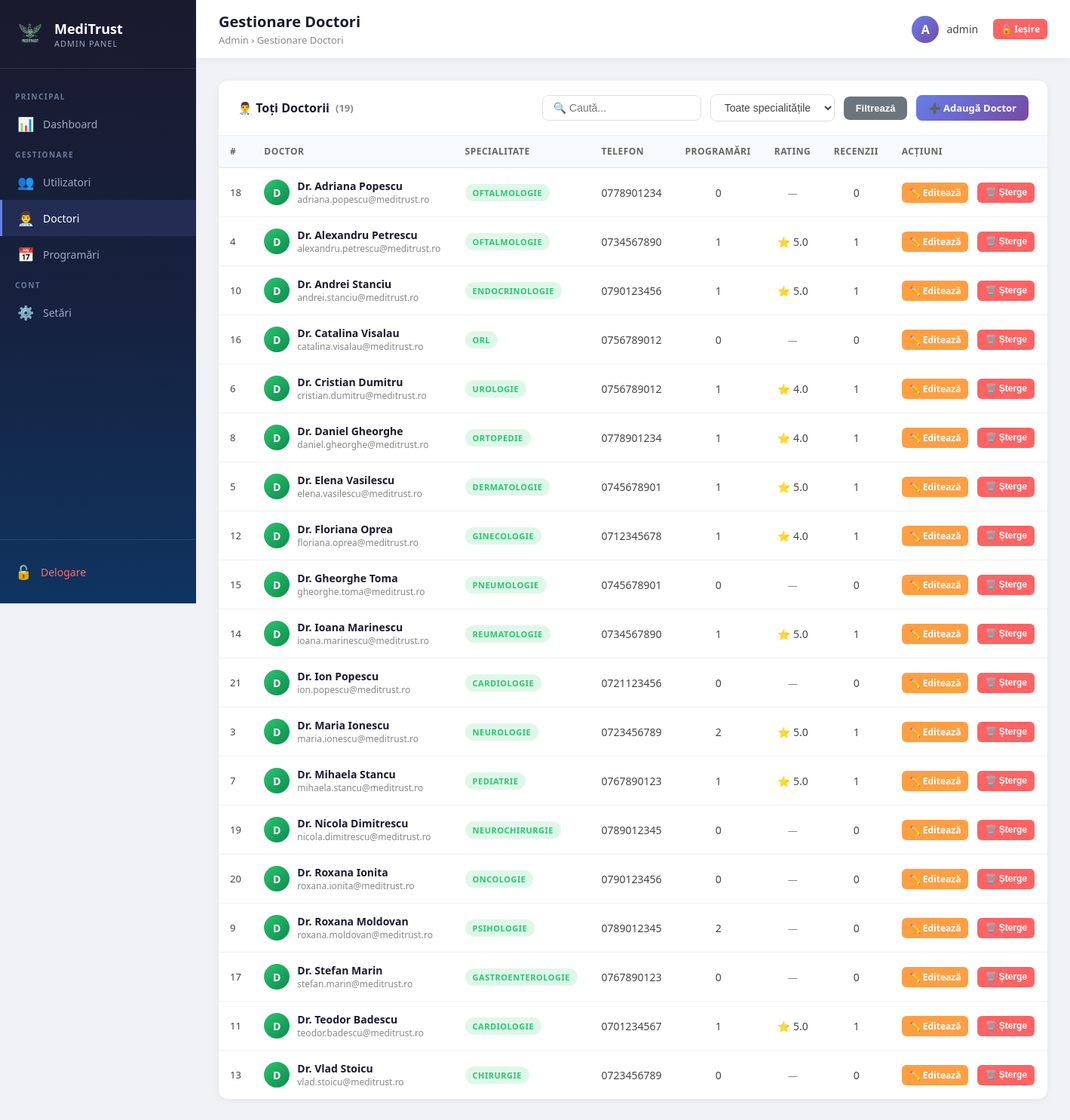
The page /admin/doctors.php (signed in) on the database its author committed.
### tables this page shows
CREATE TABLE `users` (
  `id` int(11) NOT NULL,
  `name` varchar(100) NOT NULL,
  `email` varchar(100) NOT NULL,
  `password` varchar(255) NOT NULL,
  `phone` varchar(20) DEFAULT NULL,
  `user_type` enum('patient','doctor','admin') DEFAULT 'patient',
  `address` varchar(255) DEFAULT NULL,
  `dob` date DEFAULT NULL,
  `created_at` timestamp NOT NULL DEFAULT current_timestamp()
);

CREATE TABLE `specialties` (
  `id` int(11) NOT NULL,
  `name` varchar(100) NOT NULL,
  `description` text DEFAULT NULL
);

### admin/doctors.php (the view, shortened to what this page needs)
<?php
require_once '../bootstrap.php';
$filterSearch    = trim($_GET['search']    ?? '');
$query  = "
    SELECT
        u.id,
        u.name,
        u.email,
        u.phone,
        u.user_type,
        s.id as specialty_id,
        s.name as specialty,
        id.bio,
        id.avatar,
        COUNT(DISTINCT a.id) AS total_appointments,
        ROUND(AVG(r.rating), 1) AS avg_rating,
        COUNT(DISTINCT r.id) AS total_reviews
    FROM users u
    LEFT JOIN info_doctori id ON u.id = id.user_id
    LEFT JOIN specialties s ON id.specialty_id = s.id
    LEFT JOIN appointments a ON a.doctor_id = u.id
    LEFT JOIN reviews r ON r.doctor_id = u.id
    WHERE u.user_type = 'doctor'
";
$query .= " GROUP BY u.id ORDER BY u.name ASC";
$stmt = $conn->prepare($query);
$stmt->execute();
$doctors = $stmt->get_result()->fetch_all(MYSQLI_ASSOC);
?>
<!DOCTYPE html>
<html lang="ro">
<head>
    <link rel="stylesheet" href="../css/admin-style.css">
</head>
<body class="admin-body">
<?php require_once '../includes/admin-sidebar.php'; ?>
<div class="admin-main">
    <?php require_once '../includes/admin-header.php'; ?>
    <div class="admin-content">
        <div class="admin-card">
            <div class="admin-card-header">
                <h3>👨‍⚕️ Toți Doctorii <span class="text-muted">(<?php echo count($doctors); ?>)</span></h3>
                <div class="section-toolbar">
                    <form method="GET" action="doctors.php" class="filter-bar">
                        <input type="text" name="search" placeholder="🔍 Caută..."
                               value="<?php echo htmlspecialchars($filterSearch); ?>"
                               style="min-width:180px;">
                        <select name="specialty">
                            <option value="">Toate specialitățile</option>
                        </select>
                        <button type="submit" class="btn btn-secondary">Filtrează</button>
                    </form>
                    <a href="add-user.php" class="btn btn-primary">➕ Adaugă Doctor</a>
                </div>
            </div>
            <div class="admin-table-wrapper">
                <table class="admin-table">
                    <thead>
                        <tr>
                            <th>#</th>
                            <th>Doctor</th>
                            <th>Specialitate</th>
                            <th>Telefon</th>
                            <th>Programări</th>
                            <th>Rating</th>
                            <th>Recenzii</th>
                            <th>Acțiuni</th>
                        </tr>
                    </thead>
                    <tbody>
                        <?php if (empty($doctors)): ?>
                            <tr>
                                <td colspan="8">
                                    <div class="empty-state">
                                        <div class="empty-icon">👨‍⚕️</div>
                                        <p>Niciun doctor găsit.</p>
                                        <a href="add-user.php" class="btn btn-primary">Adaugă primul doctor</a>
                                    </div>
                                </td>
                            </tr>
                        <?php else: foreach ($doctors as $doc): ?>
                            <tr>
                                <td class="text-muted"><?php echo (int)$doc['id']; ?></td>
                                <td>
                                    <div class="user-cell">
                                        <div class="user-thumb" style="background:linear-gradient(135deg,#28c76f,#0f8a4c);">
                                            <?php echo htmlspecialchars(strtoupper(mb_substr($doc['name'], 0, 1))); ?>
                                        </div>
                                        <div>
                                            <div class="user-cell-name"><?php echo htmlspecialchars($doc['name']); ?></div>
                                            <div class="user-cell-email"><?php echo htmlspecialchars($doc['email']); ?></div>
                                        </div>
                                    </div>
                                </td>
                                <td>
                                    <?php if (!empty($doc['specialty'])): ?>
                                        <span class="badge badge-doctor"><?php echo htmlspecialchars($doc['specialty']); ?></span>
                                    <?php else: ?>
                                        <span class="text-muted">—</span>
                                    <?php endif; ?>
                                </td>
                                <td><?php echo htmlspecialchars($doc['phone'] ?? '—'); ?></td>
                                <td class="text-center"><?php echo (int)$doc['total_appointments']; ?></td>
                                <td class="text-center">
                                    <?php if ($doc['avg_rating'] > 0): ?>
                                        ⭐ <?php echo number_format((float)$doc['avg_rating'], 1); ?>
                                    <?php else: ?>
                                        <span class="text-muted">—</span>
                                    <?php endif; ?>
                                </td>
                                <td class="text-center"><?php echo (int)$doc['total_reviews']; ?></td>
                                <td>
                                    <div class="action-buttons">
                                        <a href="edit-user.php?id=<?php echo (int)$doc['id']; ?>" class="btn btn-sm btn-warning">✏️ Editează</a>
                                        <button type="button" class="btn btn-sm btn-danger"
                                                onclick="confirmDelete('deldoc-<?php echo (int)$doc['id']; ?>', 'Dr. <?php echo htmlspecialchars($doc['name'], ENT_QUOTES); ?>')">
                                            🗑️ Șterge
                                        </button>
                                    </div>
                                </td>
                            </tr>
                        <?php endforeach; endif; ?>
                    </tbody>
                </table>
            </div>
        </div>
    </div>
</div>
</body>
</html>

### css/admin-style.css (style rules this page uses)
* { margin: 0; padding: 0; box-sizing: border-box; }
body.admin-body { font-family: 'Segoe UI', Tahoma, Geneva, Verdana, sans-serif; background: #f0f2f5; min-height: 100vh; color: #333; display: flex; }
.admin-main { margin-left: 260px; flex: 1; display: flex; flex-direction: column; min-height: 100vh; }
.admin-content { padding: 30px; flex: 1; }
.admin-card { background: #fff; border-radius: 12px; box-shadow: 0 2px 10px rgba(0,0,0,0.06); margin-bottom: 25px; overflow: hidden; }
.admin-card-header { padding: 18px 25px; border-bottom: 1px solid #f0f0f0; display: flex; align-items: center; justify-content: space-between; flex-wrap: wrap; gap: 10px; }
.admin-card-header h3 { font-size: 16px; font-weight: 600; color: #1a1a2e; display: flex; align-items: center; gap: 8px; }
.admin-table-wrapper { overflow-x: auto; }
.admin-table { width: 100%; border-collapse: collapse; font-size: 14px; }
.admin-table th { background: #f8f9fd; padding: 12px 15px; text-align: left; font-size: 12px; font-weight: 600; text-transform: uppercase; letter-spacing: 0.5px; color: #666; border-bottom: 2px solid #eee; white-space: nowrap; }
.admin-table td { padding: 14px 15px; border-bottom: 1px solid #f0f0f0; vertical-align: middle; color: #444; }
.admin-table tbody tr:last-child td { border-bottom: none; }
.badge { display: inline-block; padding: 4px 10px; border-radius: 20px; font-size: 11px; font-weight: 600; text-transform: uppercase; letter-spacing: 0.5px; }
.badge-doctor { background: rgba(40, 199, 111, 0.15); color: #28c76f; }
.btn { display: inline-flex; align-items: center; gap: 6px; padding: 8px 16px; border: none; border-radius: 8px; font-size: 13px; font-weight: 600; cursor: pointer; text-decoration: none; transition: all 0.2s ease; white-space: nowrap; }
.btn-sm { padding: 5px 10px; font-size: 12px; border-radius: 6px; }
.btn-primary { background: linear-gradient(135deg, #667eea, #764ba2); color: #fff; }
.btn-warning { background: #ff9f43; color: #fff; }
.btn-danger { background: #ff6363; color: #fff; }
.btn-secondary { background: #6c757d; color: #fff; }
.action-buttons { display: flex; gap: 6px; flex-wrap: nowrap; }
.filter-bar { display: flex; gap: 12px; align-items: center; flex-wrap: wrap; }
.filter-bar input, .filter-bar select { padding: 8px 14px; border: 1.5px solid #e0e0e0; border-radius: 8px; font-size: 14px; color: #444; background: #fff; transition: border-color 0.2s ease; outline: none; }
.section-toolbar { display: flex; align-items: center; justify-content: space-between; flex-wrap: wrap; gap: 12px; }
.user-cell { display: flex; align-items: center; gap: 10px; }
.user-thumb { width: 34px; height: 34px; background: linear-gradient(135deg, #667eea, #764ba2); border-radius: 50%; display: flex; align-items: center; justify-content: center; color: #fff; font-size: 14px; font-weight: 700; flex-shrink: 0; }
.user-cell-name { font-weight: 600; color: #1a1a2e; font-size: 14px; }
.user-cell-email { font-size: 12px; color: #888; }
.text-muted { color: #888; font-size: 13px; }
.text-center { text-align: center; }

### rows shown on the page
users: id "18", name "D", name "Dr. Adriana Popescu", email "adriana.popescu@meditrust.ro", specialties.name "OFTALMOLOGIE", phone "0778901234", total_appointments "0", total_reviews "0"
users: id "4", name "D", name "Dr. Alexandru Petrescu", email "alexandru.petrescu@meditrust.ro", specialties.name "OFTALMOLOGIE", phone "0734567890", total_appointments "1", avg_rating "5.0", total_reviews "1"
users: id "10", name "D", name "Dr. Andrei Stanciu", email "andrei.stanciu@meditrust.ro", specialties.name "ENDOCRINOLOGIE", phone "0790123456", total_appointments "1", avg_rating "5.0", total_reviews "1"
users: id "16", name "D", name "Dr. Catalina Visalau", email "catalina.visalau@meditrust.ro", specialties.name "ORL", phone "0756789012", total_appointments "0", total_reviews "0"
users: id "6", name "D", name "Dr. Cristian Dumitru", email "cristian.dumitru@meditrust.ro", specialties.name "UROLOGIE", phone "0756789012", total_appointments "1", avg_rating "4.0", total_reviews "1"
users: id "8", name "D", name "Dr. Daniel Gheorghe", email "daniel.gheorghe@meditrust.ro", specialties.name "ORTOPEDIE", phone "0778901234", total_appointments "1", avg_rating "4.0", total_reviews "1"
users: id "5", name "D", name "Dr. Elena Vasilescu", email "elena.vasilescu@meditrust.ro", specialties.name "DERMATOLOGIE", phone "0745678901", total_appointments "1", avg_rating "5.0", total_reviews "1"
users: id "12", name "D", name "Dr. Floriana Oprea", email "floriana.oprea@meditrust.ro", specialties.name "GINECOLOGIE", phone "0712345678", total_appointments "1", avg_rating "4.0", total_reviews "1"
users: id "15", name "D", name "Dr. Gheorghe Toma", email "gheorghe.toma@meditrust.ro", specialties.name "PNEUMOLOGIE", phone "0745678901", total_appointments "0", total_reviews "0"
users: id "14", name "D", name "Dr. Ioana Marinescu", email "ioana.marinescu@meditrust.ro", specialties.name "REUMATOLOGIE", phone "0734567890", total_appointments "1", avg_rating "5.0", total_reviews "1"
users: id "21", name "D", name "Dr. Ion Popescu", email "ion.popescu@meditrust.ro", specialties.name "CARDIOLOGIE", phone "0721123456", total_appointments "0", total_reviews "0"
users: id "3", name "D", name "Dr. Maria Ionescu", email "maria.ionescu@meditrust.ro", specialties.name "NEUROLOGIE", phone "0723456789", total_appointments "2", avg_rating "5.0", total_reviews "1"
users: id "7", name "D", name "Dr. Mihaela Stancu", email "mihaela.stancu@meditrust.ro", specialties.name "PEDIATRIE", phone "0767890123", total_appointments "1", avg_rating "5.0", total_reviews "1"
users: id "19", name "D", name "Dr. Nicola Dimitrescu", email "nicola.dimitrescu@meditrust.ro", specialties.name "NEUROCHIRURGIE", phone "0789012345", total_appointments "0", total_reviews "0"
users: id "20", name "D", name "Dr. Roxana Ionita", email "roxana.ionita@meditrust.ro", specialties.name "ONCOLOGIE", phone "0790123456", total_appointments "0", total_reviews "0"
users: id "9", name "D", name "Dr. Roxana Moldovan", email "roxana.moldovan@meditrust.ro", specialties.name "PSIHOLOGIE", phone "0789012345", total_appointments "2", total_reviews "0"
users: id "17", name "D", name "Dr. Stefan Marin", email "stefan.marin@meditrust.ro", specialties.name "GASTROENTEROLOGIE", phone "0767890123", total_appointments "0", total_reviews "0"
users: id "11", name "D", name "Dr. Teodor Badescu", email "teodor.badescu@meditrust.ro", specialties.name "CARDIOLOGIE", phone "0701234567", total_appointments "1", avg_rating "5.0", total_reviews "1"
users: id "13", name "D", name "Dr. Vlad Stoicu", email "vlad.stoicu@meditrust.ro", specialties.name "CHIRURGIE", phone "0723456789", total_appointments "0", total_reviews "0"

### other values the page prints
$adminPageTitle "Gestionare Doctori"
$adminBreadcrumb "Admin › Gestionare Doctori"
$adminUserInitial "A"
$adminUserName "admin"
count($doctors) "19"
